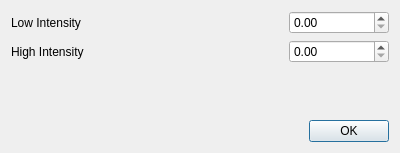
<?xml version="1.0" encoding="UTF-8"?>
<ui version="4.0">
 <class>SetBrightnessContrast</class>
 <widget class="QDialog" name="SetBrightnessContrast">
  <property name="geometry">
   <rect>
    <x>0</x>
    <y>0</y>
    <width>400</width>
    <height>153</height>
   </rect>
  </property>
  <property name="windowTitle">
   <string>Brightness and Contrast</string>
  </property>
  <property name="modal">
   <bool>false</bool>
  </property>
  <layout class="QVBoxLayout" name="verticalLayout">
   <item>
    <layout class="QHBoxLayout" name="horizontalLayout">
     <item>
      <widget class="QLabel" name="label">
       <property name="text">
        <string>Low Intensity</string>
       </property>
      </widget>
     </item>
     <item>
      <spacer name="horizontalSpacer">
       <property name="orientation">
        <enum>Qt::Horizontal</enum>
       </property>
       <property name="sizeHint" stdset="0">
        <size>
         <width>40</width>
         <height>20</height>
        </size>
       </property>
      </spacer>
     </item>
     <item>
      <widget class="QDoubleSpinBox" name="lowIntensity">
       <property name="minimumSize">
        <size>
         <width>100</width>
         <height>0</height>
        </size>
       </property>
      </widget>
     </item>
    </layout>
   </item>
   <item>
    <layout class="QHBoxLayout" name="horizontalLayout_2">
     <item>
      <widget class="QLabel" name="label_2">
       <property name="text">
        <string>High Intensity</string>
       </property>
      </widget>
     </item>
     <item>
      <spacer name="horizontalSpacer_2">
       <property name="orientation">
        <enum>Qt::Horizontal</enum>
       </property>
       <property name="sizeHint" stdset="0">
        <size>
         <width>40</width>
         <height>20</height>
        </size>
       </property>
      </spacer>
     </item>
     <item>
      <widget class="QDoubleSpinBox" name="highIntensity">
       <property name="minimumSize">
        <size>
         <width>100</width>
         <height>0</height>
        </size>
       </property>
      </widget>
     </item>
    </layout>
   </item>
   <item>
    <spacer name="verticalSpacer">
     <property name="orientation">
      <enum>Qt::Vertical</enum>
     </property>
     <property name="sizeHint" stdset="0">
      <size>
       <width>20</width>
       <height>14</height>
      </size>
     </property>
    </spacer>
   </item>
   <item>
    <widget class="QDialogButtonBox" name="buttonBox">
     <property name="orientation">
      <enum>Qt::Horizontal</enum>
     </property>
     <property name="standardButtons">
      <set>QDialogButtonBox::Ok</set>
     </property>
    </widget>
   </item>
  </layout>
 </widget>
 <tabstops>
  <tabstop>lowIntensity</tabstop>
  <tabstop>highIntensity</tabstop>
  <tabstop>buttonBox</tabstop>
 </tabstops>
 <resources/>
 <connections>
  <connection>
   <sender>buttonBox</sender>
   <signal>accepted()</signal>
   <receiver>SetBrightnessContrast</receiver>
   <slot>accept()</slot>
   <hints>
    <hint type="sourcelabel">
     <x>248</x>
     <y>254</y>
    </hint>
    <hint type="destinationlabel">
     <x>157</x>
     <y>274</y>
    </hint>
   </hints>
  </connection>
  <connection>
   <sender>buttonBox</sender>
   <signal>rejected()</signal>
   <receiver>SetBrightnessContrast</receiver>
   <slot>reject()</slot>
   <hints>
    <hint type="sourcelabel">
     <x>316</x>
     <y>260</y>
    </hint>
    <hint type="destinationlabel">
     <x>286</x>
     <y>274</y>
    </hint>
   </hints>
  </connection>
 </connections>
</ui>
